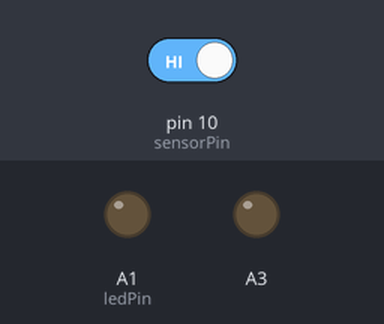
A sketch run on a simulated Arduino Uno, built with avr-gcc and run on an emulated ATmega328P. On the bench: output pins drawn as LEDs (lit = HIGH). The inputs (shaded band) are chosen by the test bench; at power-on: pin 10 (sensorPin) HIGH.

Above: at 1.2 s.
1.3 s: pin 10 (sensorPin) driven LOW
At 2.1 s:
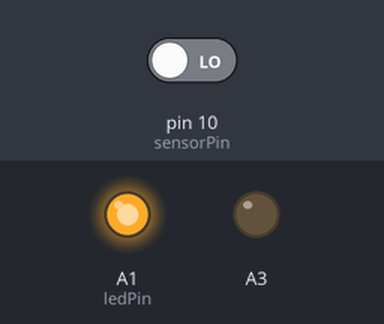
2.8 s: pin 10 (sensorPin) driven HIGH
At 3.2 s:
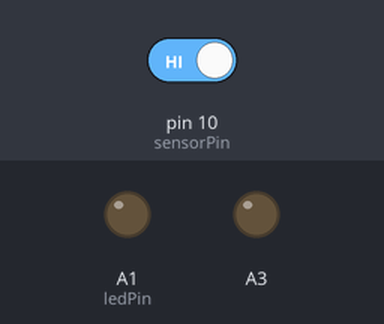
Timing chart, 0 to 5.8 s (numbered marks = the images above; inputs shaded):
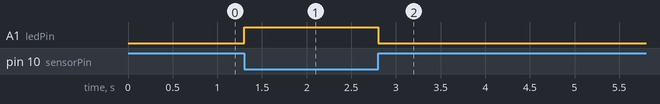

Measured:
- after the input at 1.3 s, A1 (ledPin): LOW → HIGH at once
- after the input at 2.8 s, A1 (ledPin): HIGH → LOW at once

The sketch:

onOffwAnalPin.ino
```cpp
const int ledPin =  A1;        // LED connects to digital pin 13
const int sensorPin = 10;    // connect wire/switch to analog pin 5, ground it to turn ON the LED

void setup()
{
  pinMode(A3, OUTPUT);
  pinMode(ledPin, OUTPUT);  // enable output on the led pin
  pinMode(sensorPin, INPUT_PULLUP);
  digitalWrite(A3, LOW); // ground for LED on A1
}

void loop()
{ //  isOff is 0 or 1, can use boolean here too
  int isOff = digitalRead(sensorPin); // read the pin, HIGH (ungrounded) keeps LED off, L (grounded) turns it on
  digitalWrite(ledPin, !isOff);       // invert so that HIGH is off, LOW is on

  delay(50);
}
```
